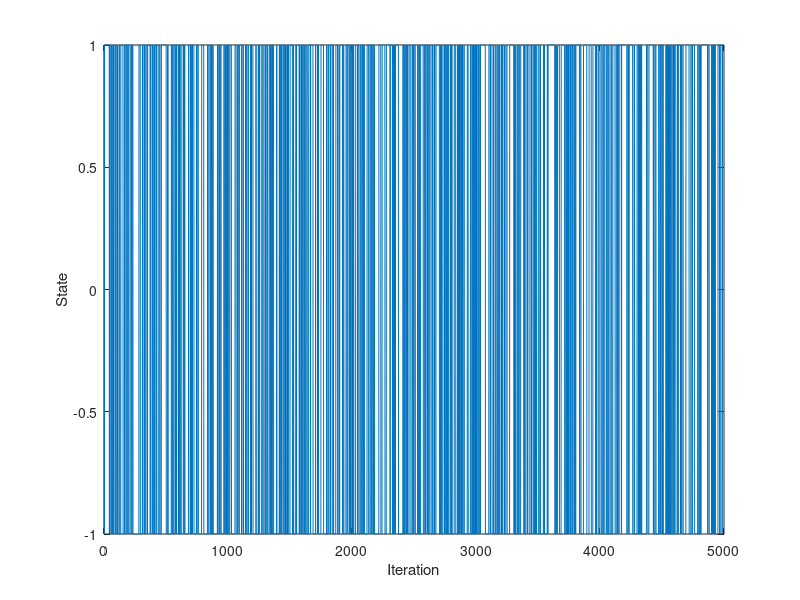

The MATLAB script that drew this image: (Note: this script raises an error after producing the figure.)
%
% Time series analysis
% Computer exercise 3  
%
%
clear; 
close all;
% addpath('functions', '/data')     % Add this line to update the path
addpath('../functions', '../data')     % Add this line to update the path (Hanna)

%% Prep 1

% The Kalman filter

% Simulate N samples of a process to test our code
N = 1000;
A_sim = [1 -1.79 0.84];
e = 0.1*randn(N,1);
y = filter(A_sim, 1, e); % y is our simulated data (tested via pzmap that we got the poles in the right places)

% Define the state space equations
A = eye(2);
Re = [1e-6 0; 0 1e-6]; % State covariance matrix (We suspect zero values for parameters that don't change over time)
Rw = 0; % Observation variance, we think 0 for simulated data

% Set some initial values
xt_t1 = [0 0]'; % Initial state values: m0, expected value of x1 (WE CHANGED FROM xtt_1)
Rxx_1 = 10 * eye(2); % Initial state variance: Var X1, large V0 --> small trust in initial values

% Vectors to store values in
Xsave = zeros(2,N); % Stored states: For an AR(2) we have two hidden states, a1 and a2
ehat = zeros(1,N); % Prediction residual
yt1 = zeros(1,N); % One step prediction
yt2 = zeros(1,N); % Two step prediction

% The filter uses data up to time t-1 to predict value at t, then update
% using the prediction error. We start from t = 3, because we don't have
% the y values for t-3. We also stop at N - 2 as we don't have the true
% y-values for e.g. N + 1. 

for t=3:N-2
    Ct = [-y(t-1) -y(t-2)]; % C_{t | t-1}
    yhat(t) = Ct * xt_t1; % y_t{t | t-1}
    ehat(t) = y(t) - yhat(t); % e_t = y_t - y_{t | t-1}

    % Update
    Ryy = Ct * Rxx_1 * Ct' + Rw; % R^{yy}_{t | t-1}
    Kt = Rxx_1 * Ct' / Ryy; % K_t = Rxx{t| t-1} * Ct' * Ryy{t | t-1}
    xt_t = xt_t1 + Kt*ehat(t); %x_{t | t}
    Rxx = Rxx_1 - Kt * Ct * Rxx_1; % R^{xx}_{t | t}

    % Predict the next state
    xt_t1 = A * xt_t; % x_{t+1 | t}, don't forget to add B and U if needed
    Rxx_1 = A * Rxx * A' + Re; % R^{xx}_{t+1 | t}

    Xsave(:,t) = xt_t;

end

%% Prep 2
clc;
close all;

% Simulate u_t where u_t is a Markov chain

% Define transition probabilities
p11 = 7/8;
p22 = 7/8;
p12 = 1/8;
p21 = 1/8; 

% Set number of interations
n = 5000;

% Preallocate a vector to store the states of the chain
u = zeros(1,n);

%Initialize state of the chain
state = 1;

% Simulate the chain
for t = 1:n
    u(t) = state; 

    % Draw a random number 
    r = rand();

    % Given state 1, transition to state 1 with prob p11
    % Given state 1, transition to state 2 with prob p12
    if state == 1 && r < p11
        state = 1; 
    elseif state == 1 && r >= p11
        state = -1;

    % Given state 2, transition to state 1 with prob p21
    % Given state 2, transition to state 2 with prob p22
    elseif state == -1 && r < p21
        state = 1;
    elseif state == -1 && r >= p21
        state = -1;

    end
end

% Plot state of chain at each iteration
plot(u)
xlabel('Iteration')
ylabel('State')

%% 2.1.1 Recursive least squares

load tar2.dat %AR(2) with one time-dependent param and one constant

load thx.dat %The correct parameter trajectories

figure(1);
subplot(211);
plot(tar2)
subplot(212);
plot(thx);


%% 2.1.2 Recursive estimation of A(z)
clc; 
close all; 


X = recursiveAR(2); %Already implemented algorithm recursive AR
X.ForgettingFactor = 1; %Setting values for parts of the algo, lambda here
X.InitialA = [1 0 0]; %Initial values of A here

for kk=1:length(tar2)
    [Aest(kk,:), yhat(kk)] = step(X, tar2(kk));
end

%Testing different values for lamdba and plotting the result -- lambda 0.9
%seems to be the best, but very volatile estimate. 

%Question: Why do we get a lower value with lambda 1 than what we should
%expect? 
figure(1);
subplot(211);
plot(Aest(:,2:3))
subplot(212);
plot(thx);

%% 2.1.3 Finding optimal lambda via least squares
clc; 
close all;

n = 100;
lambda_line = linspace(0.85,1,n); %Creating a row vector of n different lambdas between 0.85 and 1
ls2 = zeros(n,1); %Initial ls estimator
yhat = zeros(n,1); %Storage for yhat

for i = 1:length(lambda_line) %Re-run the algorithm for all different lambda estimates
    reset(X);
    X.ForgettingFactor = lambda_line(i);
    X.InitialA = [1 0 0];
    for kk = 1:length(tar2)
        [~, yhat(kk)] = step(X,tar2(kk)); 
    end
    ls2(i) = sum((tar2-yhat).^2); %Saving the least square term for each lambda

end

plot(lambda_line,ls2) %The best lambda will have the lowest ls2 value
[minls2, minindex] = min(ls2);
minlambda = lambda_line(minindex)

%% 2.2 Kalman filtering of time series
clc; 
close all;

% The Kalman filter
N = length(tar2);
y = tar2;

% Define the state space equations
A = eye(2);
Re = [0.004 0; 0 0]; % State covariance matrix (zero values for parameters that don't change over time)
Rw = 1.25; % Observation variance, we think 0 for simulated data

% Set some initial values
xt_t1 = [0 0]'; % Initial state values: m0, expected value of x1 (WE CHANGED FROM xtt_1)
Rxx_1 = 10 * eye(2); % Initial state variance: Var X1, large V0 --> small trust in initial values

% Vectors to store values in
Xsave = zeros(2,N); % Stored states: For an AR(2) we have two hidden states, a1 and a2
ehat = zeros(1,N); % Prediction residual
yt1 = zeros(1,N); % One step prediction
yt2 = zeros(1,N); % Two step prediction

% The filter uses data up to time t-1 to predict value at t, then update
% using the prediction error. We start from t = 3, because we don't have
% the y values for t-3. We also stop at N - 2 as we don't have the true
% y-values for e.g. N + 1. 

for t=3:N %Note that we're not using N-2 here. Why? 
    Ct = [-y(t-1) -y(t-2)]; % C_{t | t-1}
    yhat(t) = Ct * xt_t1; % y_t{t | t-1}
    ehat(t) = y(t) - yhat(t); % e_t = y_t - y_{t | t-1}

    % Update
    Ryy = Ct * Rxx_1 * Ct' + Rw; % R^{yy}_{t | t-1}
    Kt = Rxx_1 * Ct' / Ryy; % K_t = Rxx{t| t-1} * Ct' * Ryy{t | t-1}
    xt_t = xt_t1 + Kt*ehat(t); %x_{t | t}
    Rxx = Rxx_1 - Kt * Ct * Rxx_1; % R^{xx}_{t | t}

    % Predict the next state
    xt_t1 = A * xt_t; % x_{t+1 | t}, don't forget to add B and U if needed
    Rxx_1 = A * Rxx * A' + Re; % R^{xx}_{t+1 | t}

    Xsave(:,t) = xt_t;

end

figure(1);
subplot(211);
plot(Xsave')
subplot(212);
plot(thx);

%% 2.3 Using Kalman filter for 2-step prediction
close all;

% Simulating data
rng(0);
N = 10000;
ee = 0.1*randn(N,1);
A0 = [1 -0.8 0.2];
y = filter(1, A0, ee);

A = eye(2);
Re = [1e-7 0; 0 1e-7];
Rw = 0.1; %We got a better predictions with Rw = 1 and 10. 

% Set some initial values
xt_t1 = [0 0]'; % Initial state values: m0, expected value of x1 (WE CHANGED FROM xtt_1)
Rxx_1 = 10 * eye(2); % Initial state variance: Var X1, large V0 --> small trust in initial values

% Vectors to store values in
Xsave = zeros(2,N); % Stored states: For an AR(2) we have two hidden states, a1 and a2
ehat = zeros(1,N); % Prediction residual
yt1 = zeros(1,N); % One step prediction
yt2 = zeros(1,N); % Two step prediction

% The filter uses data up to time t-1 to predict value at t, then update
% using the prediction error. We start from t = 3, because we don't have
% the y values for t-3. We also stop at N - 2 as we don't have the true
% y-values for e.g. N + 1. 

for t=3:N-2 %Why N-2 and not -1?
    Ct = [-y(t-1) -y(t-2)]; % C_{t | t-1}
    yhat(t) = Ct * xt_t1; % y_t{t | t-1}
    ehat(t) = y(t) - yhat(t); % e_t = y_t - y_{t | t-1}

    % Update
    Ryy = Ct * Rxx_1 * Ct' + Rw; % R^{yy}_{t | t-1}
    Kt = Rxx_1 * Ct' / Ryy; % K_t = Rxx{t| t-1} * Ct' * Ryy{t | t-1}
    xt_t = xt_t1 + Kt*ehat(t); %x_{t | t}
    Rxx = Rxx_1 - Kt * Ct * Rxx_1; % R^{xx}_{t | t}

    % Predict the next state
    xt_t1 = A * xt_t; % x_{t+1 | t}, don't forget to add B and U if needed
    Rxx_1 = A * Rxx * A' + Re; % R^{xx}_{t+1 | t}

    % Form 2-step prediction
    Ct1 = [-y(t) -y(t-1)]; % C_{t+1 | t}
    yt1(t+1) = Ct1 * xt_t; % y_{t+1 | t} = C_{t+1|t} x_{t|t}, %this holds as 
    % x_t is assumed to be constant over time, 
    % i.e. the parameters are not changing in this case

    Ct2 = [-yt1(t+1) -y(t)]; %C_{t+2 | t} %Why does this work - having yt1 here?
    yt2(t+2) = Ct2 * xt_t; % y_{t+2|t} = C_{t+2|t} x_{t|t}
    
    Xsave(:,t) = xt_t;

end

figure(1)
plot(y(end-100-2:end-2))
hold on
plot(yt1(end-100-1:end-1),'g')
plot(yt2(end-100:end),'r')
hold off
legend('y', 'k=1', 'k=2')

figure(2)
plot(Xsave')

%Compute sum of ehat for last 200 samples, why not all? 
sum(ehat(end-200:end))
ehat1 = y(2:end)' - yt1(1:end-1);
ehat2 = y(3:end)' - yt2(1:end-2);
ehat1_sumsq = sum(ehat1(end-200:end).^2)
ehat2_sumsq = sum(ehat2(end-200:end).^2)

%% 2.4 Quality control of a process
